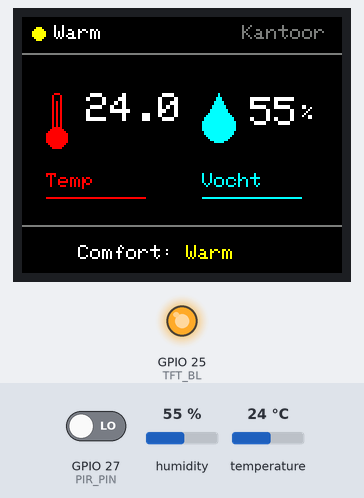
The sketch below on a simulated ESP32. On the bench: 160×128 colour display, output pins drawn as LEDs (lit = HIGH). Inputs (shaded band) come from the test bench; at power-on: temperature 24 °C, humidity 55 %, GPIO 27 (PIR_PIN) LOW. What the sketch prints to the serial monitor is not drawn.

Above: at 2.4 s.
2.5 s: temperature set to 12 °C
At 11.5 s:
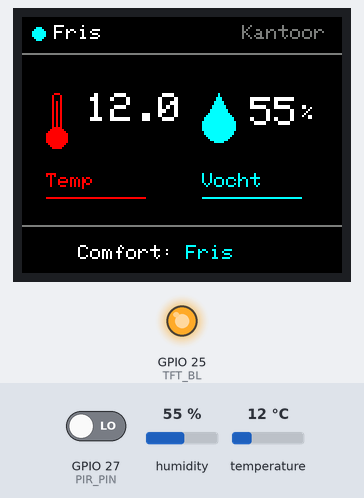
12.3 s: temperature set to 19 °C
At 21.5 s:
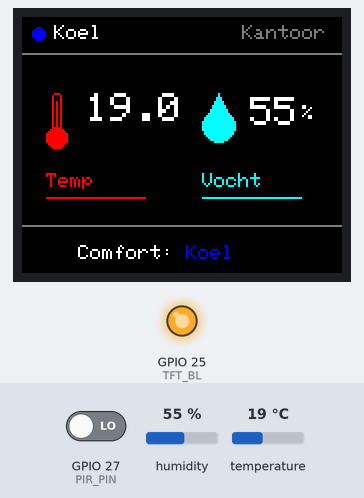
22.3 s: temperature set to 20.4 °C
At 31.7 s:
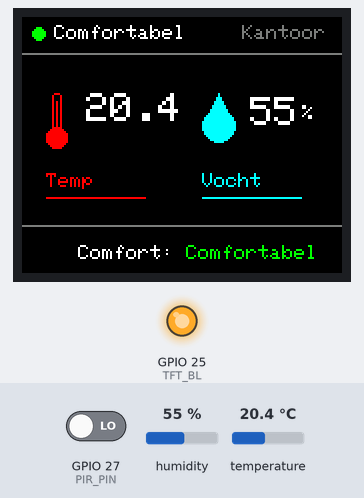
32.3 s: humidity set to 36 %
At 41.3 s:
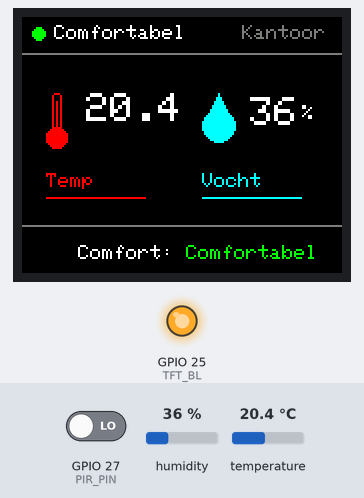
42.3 s: humidity set to 33 %
At 51.7 s:
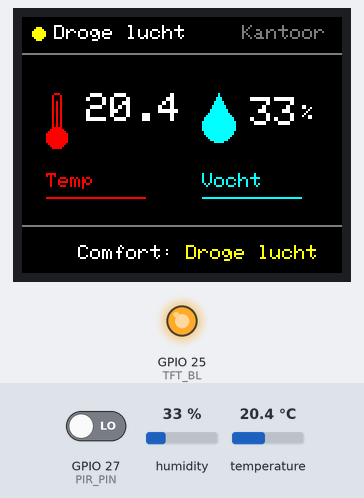
52.3 s: humidity set to 68 %
At 61.8 s:
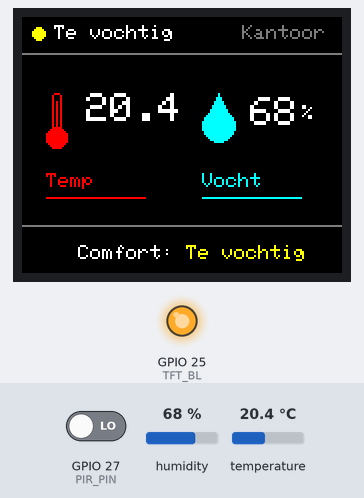
Timing chart, 0 to 63.3 s (numbered marks = the images above; inputs shaded):
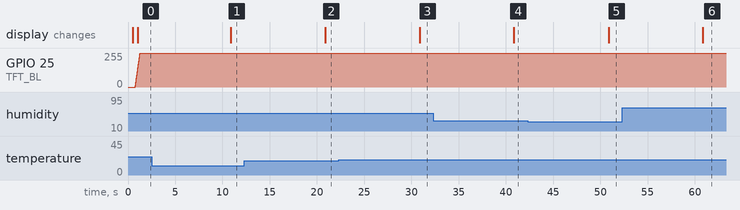

The sketch:

Binnenthermometer_1_0.ino
```cpp
/*
 * Maker      : Matteman-Automation
 * Project    : Binnen thermometer met SHT41, ST7735 display en bewegingssensor
 * Version    : 1.0
 * Board      : ESP32-WROOM
 *
 * Hardware:
 * - ESP32-WROOM
 * - SHT41 temperatuur- en luchtvochtigheidssensor
 * - ST7735 1.8" TFT display
 * - PIR bewegingssensor
 *
 * Functie:
 * - Meet temperatuur en luchtvochtigheid
 * - Toont moderne dashboardweergave op TFT
 * - Display gaat aan bij beweging
 * - Display dimt vloeiend uit na 5 minuten zonder beweging
 *
 * Verbetering in versie 1.2:
 * - Het display knippert minder omdat de vaste layout maar één keer wordt getekend.
 * - Alleen de veranderende waardes worden ververst.
 *
 * Opmerking:
 * Deze versie gebruikt ledcAttach() en ledcWrite(pin, value)
 * voor ESP32 Arduino core 3.x.
 */

#include <Wire.h>
#include <Adafruit_SHT4x.h>
#include <Adafruit_GFX.h>
#include <Adafruit_ST7735.h>
#include <SPI.h>

// -----------------------------
// Extra kleuren indien niet aanwezig
// -----------------------------
#ifndef ST77XX_ORANGE
#define ST77XX_ORANGE 0xFD20
#endif

#ifndef ST77XX_DARKGREY
#define ST77XX_DARKGREY 0x7BEF
#endif

// -----------------------------
// Pin instellingen
// -----------------------------
#define TFT_CS     5
#define TFT_DC     16
#define TFT_RST    17
#define TFT_BL     25   // Backlight pin met PWM

#define PIR_PIN    27   // Bewegingssensor uitgang

#define I2C_SDA    21
#define I2C_SCL    22

// -----------------------------
// Display en sensor objecten
// -----------------------------
Adafruit_ST7735 tft = Adafruit_ST7735(TFT_CS, TFT_DC, TFT_RST);
Adafruit_SHT4x sht4 = Adafruit_SHT4x();

// -----------------------------
// Instellingen
// -----------------------------
const unsigned long DISPLAY_TIMEOUT = 5UL * 60UL * 1000UL; // 5 minuten
// const unsigned long DISPLAY_TIMEOUT = 10UL * 1000UL;    // 10 seconden voor test

// Voor een binnenthermometer is 10 seconden rustiger dan 5 seconden.
const unsigned long SENSOR_INTERVAL = 10000;               // elke 10 sec meten

const int BACKLIGHT_MIN = 0;
const int BACKLIGHT_MAX = 255;

const int FADE_STEP = 5;
const int FADE_DELAY = 10; // lager = sneller faden

// ESP32 PWM instellingen
const int PWM_FREQ = 5000;
const int PWM_RESOLUTION = 8; // 8-bit: 0-255

// -----------------------------
// Variabelen
// -----------------------------
unsigned long lastMotionTime = 0;
unsigned long lastSensorRead = 0;

bool displayIsOn = false;
int currentBacklight = 0;

float temperature = 0.0;
float humidity = 0.0;

// Deze variabelen worden gebruikt om alleen te verversen als een waarde echt veranderd is.
char lastTempText[10] = "";
char lastHumText[8] = "";
char lastComfortText[20] = "";
uint16_t lastComfortColor = 0;

// -----------------------------
// Backlight instellen
// -----------------------------
void setBacklight(int value) {
  value = constrain(value, BACKLIGHT_MIN, BACKLIGHT_MAX);
  ledcWrite(TFT_BL, value);
  currentBacklight = value;
}

// -----------------------------
// Vloeiend naar helderheid gaan
// -----------------------------
void fadeBacklightTo(int targetValue) {
  targetValue = constrain(targetValue, BACKLIGHT_MIN, BACKLIGHT_MAX);

  if (currentBacklight < targetValue) {
    for (int i = currentBacklight; i <= targetValue; i += FADE_STEP) {
      setBacklight(i);
      delay(FADE_DELAY);
    }
  } else if (currentBacklight > targetValue) {
    for (int i = currentBacklight; i >= targetValue; i -= FADE_STEP) {
      setBacklight(i);
      delay(FADE_DELAY);
    }
  }

  setBacklight(targetValue);
}

// -----------------------------
// Display aanzetten
// -----------------------------
void displayOn() {
  if (!displayIsOn) {
    fadeBacklightTo(BACKLIGHT_MAX);
    displayIsOn = true;
  }
}

// -----------------------------
// Display uitzetten
// -----------------------------
void displayOff() {
  if (displayIsOn) {
    fadeBacklightTo(BACKLIGHT_MIN);
    displayIsOn = false;
  }
}

// -----------------------------
// SHT41 uitlezen
// -----------------------------
void readSHT41() {
  sensors_event_t humidityEvent, tempEvent;

  if (sht4.getEvent(&humidityEvent, &tempEvent)) {
    temperature = tempEvent.temperature;
    humidity = humidityEvent.relative_humidity;
  }
}

// -----------------------------
// Comforttekst bepalen
// -----------------------------
const char* getComfortText() {
  // Temperatuur heeft prioriteit
  if (temperature >= 28.0) {
    return "Te warm";
  }

  if (temperature >= 26.0) {
    return "Erg warm";
  }

  if (temperature >= 24.0) {
    return "Warm";
  }

  if (temperature < 18.0) {
    return "Fris";
  }

  if (temperature < 20.0) {
    return "Koel";
  }

  // Binnen normale temperatuur kijken we naar luchtvochtigheid
  if (humidity < 35.0) {
    return "Droge lucht";
  }

  if (humidity > 65.0) {
    return "Te vochtig";
  }

  return "Comfortabel";
}

// -----------------------------
// Comfortkleur bepalen
// -----------------------------
uint16_t getComfortColor() {
  if (temperature >= 28.0) {
    return ST77XX_RED;
  }

  if (temperature >= 26.0) {
    return ST77XX_ORANGE;
  }

  if (temperature >= 24.0) {
    return ST77XX_YELLOW;
  }

  if (temperature < 18.0) {
    return ST77XX_CYAN;
  }

  if (temperature < 20.0) {
    return ST77XX_BLUE;
  }

  if (humidity < 35.0 || humidity > 65.0) {
    return ST77XX_YELLOW;
  }

  return ST77XX_GREEN;
}

// -----------------------------
// Helper: simpele thermometer tekenen
// -----------------------------
void drawThermometerIcon(int x, int y, uint16_t color) {
  tft.drawRoundRect(x + 5, y, 5, 20, 3, color);
  tft.fillCircle(x + 7, y + 22, 5, color);
  tft.drawLine(x + 7, y + 4, x + 7, y + 18, color);
}

// -----------------------------
// Helper: simpele waterdruppel tekenen
// -----------------------------
void drawDropIcon(int x, int y, uint16_t color) {
  tft.fillTriangle(x + 8, y, x, y + 16, x + 16, y + 16, color);
  tft.fillCircle(x + 8, y + 16, 8, color);
}

// -----------------------------
// Statische display layout tekenen
// Deze functie maakt het scherm één keer op.
// Daardoor hoeft het scherm niet bij elke meting volledig zwart gemaakt te worden.
// -----------------------------
void drawStaticDisplay() {
  tft.fillScreen(ST77XX_BLACK);

  // Header
  tft.setTextSize(1);
  tft.setTextColor(ST77XX_DARKGREY, ST77XX_BLACK);
  tft.setCursor(110, 4);
  tft.print("Kantoor");

  tft.drawFastHLine(0, 18, 160, ST77XX_DARKGREY);

  // Temperatuur links
  drawThermometerIcon(10, 38, ST77XX_RED);

  tft.setTextColor(ST77XX_RED, ST77XX_BLACK);
  tft.setCursor(12, 78);
  tft.print("Temp");

  tft.drawFastHLine(12, 90, 50, ST77XX_RED);

  // Luchtvochtigheid rechts
  drawDropIcon(90, 38, ST77XX_CYAN);

  tft.setTextColor(ST77XX_CYAN, ST77XX_BLACK);
  tft.setCursor(90, 78);
  tft.print("Vocht");

  tft.drawFastHLine(90, 90, 50, ST77XX_CYAN);

  // Footer
  tft.drawFastHLine(0, 104, 160, ST77XX_DARKGREY);

  // Laat de eerste update altijd alles tekenen
  lastTempText[0] = '\0';
  lastHumText[0] = '\0';
  lastComfortText[0] = '\0';
  lastComfortColor = 0;
}

// -----------------------------
// Header status verversen
// -----------------------------
void updateHeaderStatus(const char* comfortText, uint16_t comfortColor) {
  // Alleen het linker headergebied wissen. "Kantoor" rechts blijft staan.
  tft.fillRect(0, 0, 105, 17, ST77XX_BLACK);

  tft.fillCircle(8, 8, 3, comfortColor);

  tft.setTextSize(1);
  tft.setTextColor(ST77XX_WHITE, ST77XX_BLACK);
  tft.setCursor(16, 4);
  tft.print(comfortText);
}

// -----------------------------
// Temperatuurwaarde verversen
// -----------------------------
void updateTemperatureValue(const char* tempText) {
  // Alleen het gebied met de temperatuur wissen
  tft.fillRect(30, 34, 52, 28, ST77XX_BLACK);

  tft.setTextColor(ST77XX_WHITE, ST77XX_BLACK);
  tft.setTextSize(2);
  tft.setCursor(32, 38);
  tft.print(tempText);

  // Je had de graden-aanduiding uitgezet. Daarom laat ik deze standaard uit.
  // Wil je hem toch weer tonen, haal dan de comments hieronder weg.
  /*
  int unitX = 32 + strlen(tempText) * 12 + 3;

  tft.setTextSize(1);
  tft.setCursor(unitX, 42);
  tft.print("o");
  tft.setCursor(unitX + 6, 42);
  tft.print("C");
  */
}

// -----------------------------
// Luchtvochtigheid verversen
// -----------------------------
void updateHumidityValue(const char* humText) {
  // Alleen het gebied met de luchtvochtigheid wissen
  tft.fillRect(112, 36, 48, 28, ST77XX_BLACK);

  tft.setTextColor(ST77XX_WHITE, ST77XX_BLACK);
  tft.setTextSize(2);
  tft.setCursor(114, 40);
  tft.print(humText);

  // Zet het %-teken dynamisch achter de waarde.
  int unitX = 114 + strlen(humText) * 12 + 2;

  tft.setTextSize(1);
  tft.setCursor(unitX, 44);
  tft.print("%");
}

// -----------------------------
// Footer/status verversen
// -----------------------------
void updateFooterStatus(const char* comfortText, uint16_t comfortColor) {
  tft.fillRect(0, 106, 160, 20, ST77XX_BLACK);

  tft.setTextSize(1);
  tft.setTextColor(ST77XX_WHITE, ST77XX_BLACK);
  tft.setCursor(28, 114);
  tft.print("Comfort: ");

  tft.setTextColor(comfortColor, ST77XX_BLACK);
  tft.print(comfortText);
}

// -----------------------------
// Alleen veranderende waarden verversen
// Deze functie voorkomt het knipperen dat ontstaat door tft.fillScreen().
// -----------------------------
void updateDisplayValues() {
  char tempText[10];
  char humText[8];

  snprintf(tempText, sizeof(tempText), "%.1f", temperature);
  snprintf(humText, sizeof(humText), "%.0f", humidity);

  const char* comfortText = getComfortText();
  uint16_t comfortColor = getComfortColor();

  bool comfortChanged = strcmp(comfortText, lastComfortText) != 0 || comfortColor != lastComfortColor;
  bool tempChanged = strcmp(tempText, lastTempText) != 0;
  bool humChanged = strcmp(humText, lastHumText) != 0;

  if (comfortChanged) {
    updateHeaderStatus(comfortText, comfortColor);
    updateFooterStatus(comfortText, comfortColor);

    strncpy(lastComfortText, comfortText, sizeof(lastComfortText));
    lastComfortText[sizeof(lastComfortText) - 1] = '\0';
    lastComfortColor = comfortColor;
  }

  if (tempChanged) {
    updateTemperatureValue(tempText);

    strncpy(lastTempText, tempText, sizeof(lastTempText));
    lastTempText[sizeof(lastTempText) - 1] = '\0';
  }

  if (humChanged) {
    updateHumidityValue(humText);

    strncpy(lastHumText, humText, sizeof(lastHumText));
    lastHumText[sizeof(lastHumText) - 1] = '\0';
  }
}

// -----------------------------
// Setup
// -----------------------------
void setup() {
  Serial.begin(115200);
  delay(500);

  Serial.println();
  Serial.println("Binnen thermometer gestart");

  pinMode(PIR_PIN, INPUT);
  // Eventueel proberen als de PIR onrustig is:
  // pinMode(PIR_PIN, INPUT_PULLDOWN);

  // PWM voor backlight - ESP32 Arduino core 3.x
  ledcAttach(TFT_BL, PWM_FREQ, PWM_RESOLUTION);
  setBacklight(0);

  // I2C starten
  Wire.begin(I2C_SDA, I2C_SCL);

  // SHT41 starten
  if (!sht4.begin()) {
    Serial.println("SHT41 niet gevonden!");
  } else {
    Serial.println("SHT41 gevonden.");
    sht4.setPrecision(SHT4X_HIGH_PRECISION);
    sht4.setHeater(SHT4X_NO_HEATER);
  }

  // Display starten
  tft.initR(INITR_BLACKTAB);
  // Bij problemen met kleuren of schermoffset eventueel proberen:
  // tft.initR(INITR_REDTAB);
  // tft.initR(INITR_GREENTAB);

  tft.setRotation(1); // Landscape: ongeveer 160 x 128

  // Eerste meting en eerste schermopbouw
  readSHT41();
  drawStaticDisplay();
  updateDisplayValues();

  lastMotionTime = millis();
  lastSensorRead = millis();

  // Scherm bij opstart kort aanzetten
  displayOn();
}

// -----------------------------
// Loop
// -----------------------------
void loop() {
  unsigned long now = millis();

  // Bewegingssensor controleren
  bool motionDetected = digitalRead(PIR_PIN) == HIGH;

  // Debug eventueel aanzetten:
  // Serial.print("PIR status: ");
  // Serial.println(motionDetected ? "BEWEGING" : "geen beweging");

  if (motionDetected) {
    bool wasDisplayOff = !displayIsOn;

    lastMotionTime = now;
    displayOn();

    // Als het scherm uit stond, meteen de actuele waarden tonen.
    // Anders zou je maximaal SENSOR_INTERVAL moeten wachten.
    if (wasDisplayOff) {
      readSHT41();
      updateDisplayValues();
      lastSensorRead = now;
    }
  }

  // Na 5 minuten zonder beweging display uit
  if (displayIsOn && now - lastMotionTime > DISPLAY_TIMEOUT) {
    displayOff();
  }

  // Sensor periodiek uitlezen
  if (now - lastSensorRead > SENSOR_INTERVAL) {
    lastSensorRead = now;

    readSHT41();

    if (displayIsOn) {
      updateDisplayValues();
    }

    Serial.print("Temperatuur: ");
    Serial.print(temperature, 1);
    Serial.print(" C, Vocht: ");
    Serial.print(humidity, 0);
    Serial.print(" %, Status: ");
    Serial.println(getComfortText());
  }
}
```

Measured:
- the behaviour switches between 19.9 and 20 °C on temperature (found by bisection; images 2 and 3)
- the behaviour switches between 35 and 34 % on humidity (found by bisection; images 4 and 5)
- after the input at 2.5 s, the display: changes after 8.4 s (image 1)
- after the input at 12.3 s, the display: changes after 8.6 s (image 2)
- after the input at 22.3 s, the display: changes after 8.6 s (image 3)
- after the input at 32.3 s, the display: changes after 8.6 s (image 4)
- after the input at 42.3 s, the display: changes after 8.6 s (image 5)
- after the input at 52.3 s, the display: changes after 8.6 s (image 6)
